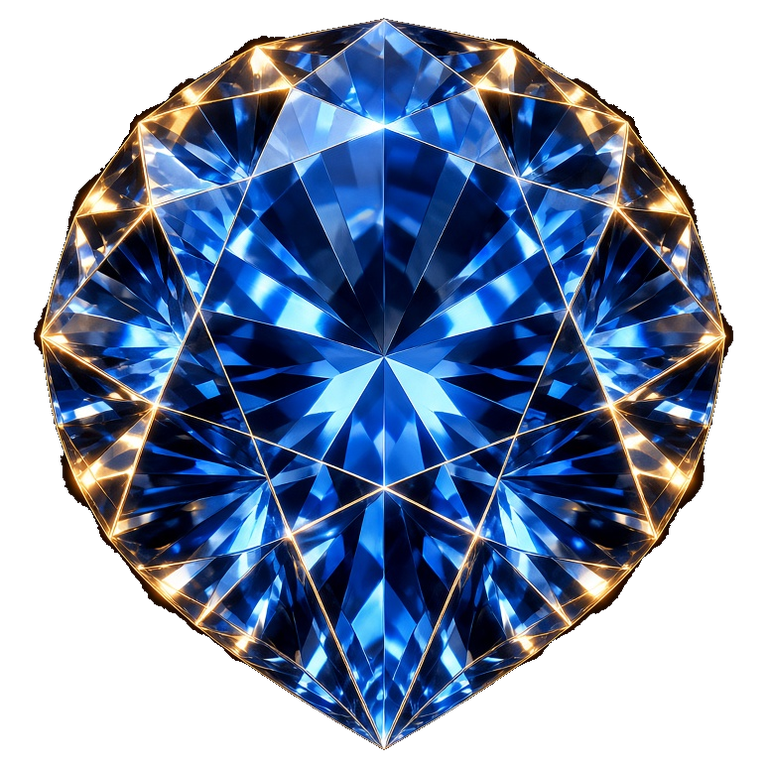
#> input picture assets/zeus/symbols/blue_diamond.png, 768 x 768 px
$ python process-zeus-art.py
#> lines starting #> are read from the running program, lines starting #| are printed output that depends on the picture
#> in process_cutout, raw is the input picture: PIL image 768x768 RGBA; mean R, G, B, A 34.9, 50.9, 77.8, 157.5
"""Knock out black grounds and composite Zeus inside the circular spin button."""

from __future__ import annotations

import math
from collections import deque
from pathlib import Path

from PIL import Image, ImageFilter

ROOT = Path(r"c:\Users\ilkse\muta\assets\zeus")


def luma(p: tuple[int, int, int]) -> float:
    r, g, b = p
    return 0.2126 * r + 0.7152 * g + 0.0722 * b


def chroma(p: tuple[int, int, int]) -> int:
    return max(p) - min(p)


def flood_knockout(
    im: Image.Image,
    luma_cut: float = 24,
    chroma_cut: int = 18,
) -> Image.Image:
#> called with luma_cut = 22, chroma_cut = 16
    rgb = im.convert("RGB")
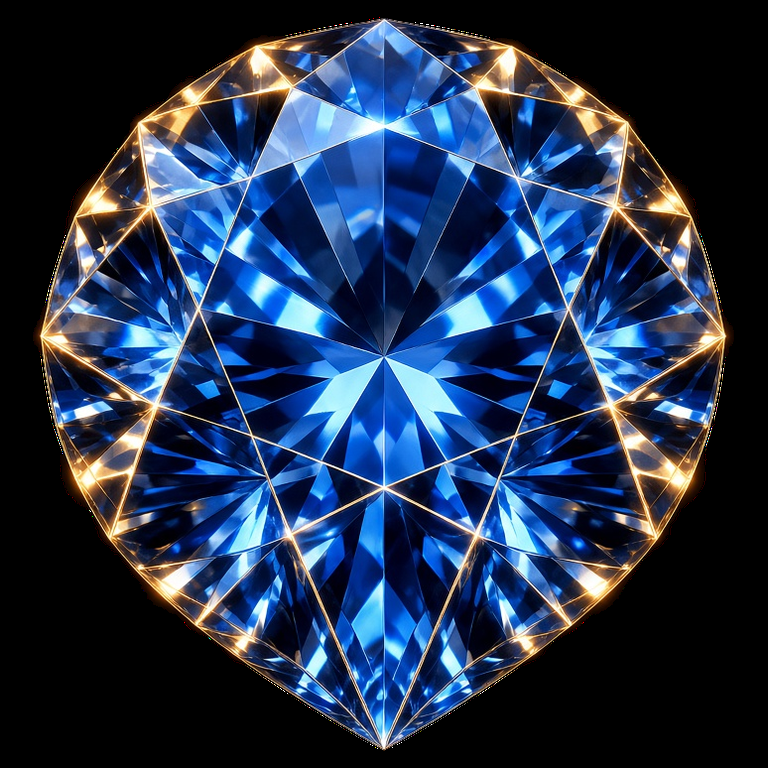
#> rgb: PIL image 768x768 RGB; mean R, G, B 34.9, 50.9, 77.8
    w, h = rgb.size
#> w = 768; h = 768
    pix = rgb.load()
    bg = [[False] * w for _ in range(h)]
    q: deque[tuple[int, int]] = deque()

    def is_bg(x: int, y: int) -> bool:
        p = pix[x, y]
        return luma(p) < luma_cut and chroma(p) < chroma_cut

    for x in range(w):
        for y in (0, h - 1):
            if is_bg(x, y):
                bg[y][x] = True
                q.append((x, y))
    for y in range(h):
        for x in (0, w - 1):
            if not bg[y][x] and is_bg(x, y):
                bg[y][x] = True
                q.append((x, y))

    while q:
        x, y = q.popleft()
        for nx, ny in ((x - 1, y), (x + 1, y), (x, y - 1), (x, y + 1)):
            if 0 <= nx < w and 0 <= ny < h and not bg[ny][nx] and is_bg(nx, ny):
                bg[ny][nx] = True
                q.append((nx, ny))

    out = Image.new("RGBA", (w, h))
#> out: PIL image 768x768 RGBA; every value is 0
    op = out.load()
    for y in range(h):
        row = bg[y]
        for x in range(w):
            r, g, b = pix[x, y]
            if row[x]:
                op[x, y] = (r, g, b, 0)
                continue
            lv = luma((r, g, b))
            ch = chroma((r, g, b))
            near = False
            for nx, ny in ((x - 1, y), (x + 1, y), (x, y - 1), (x, y + 1)):
                if 0 <= nx < w and 0 <= ny < h and bg[ny][nx]:
                    near = True
                    break
            if near and lv < 48 and ch < 28:
                a = int(max(0, min(255, (lv - 8) * 8)))
                op[x, y] = (r, g, b, a)
            else:
                op[x, y] = (r, g, b, 255)
    return out


def alpha_bbox(im: Image.Image, pad_ratio: float = 0.02) -> Image.Image:
#> called with pad_ratio = 0.018
    a = im.getchannel("A")
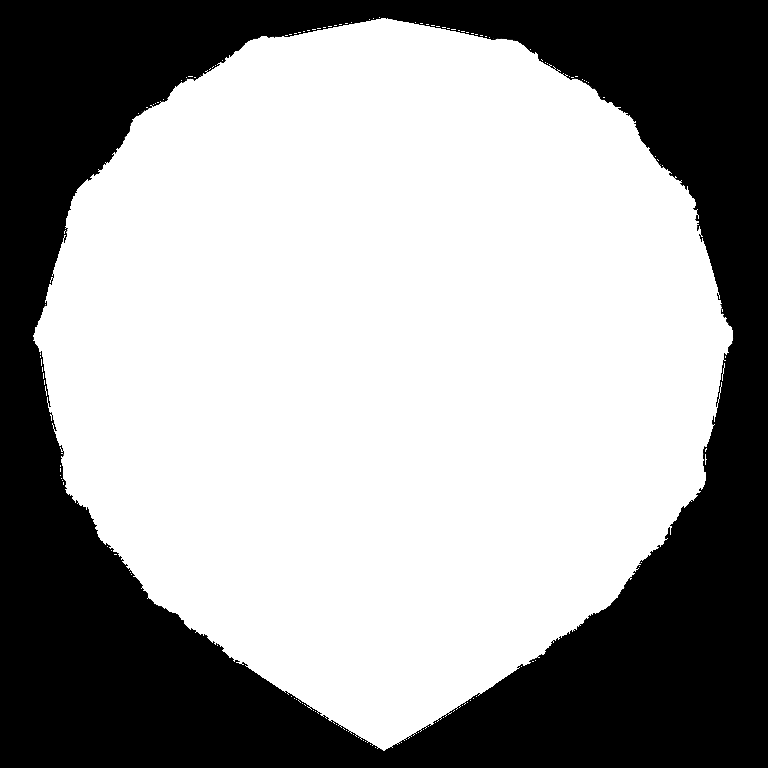
#> a: PIL image 768x768 L; min 0, max 255, mean 158.2
    bbox = a.getbbox()
    if not bbox:
        return im
    l, t, r, b = bbox
    w, h = im.size
    pad = int(max(w, h) * pad_ratio)
    l = max(0, l - pad)
    t = max(0, t - pad)
    r = min(w, r + pad)
    b = min(h, b + pad)
    return im.crop((l, t, r, b))
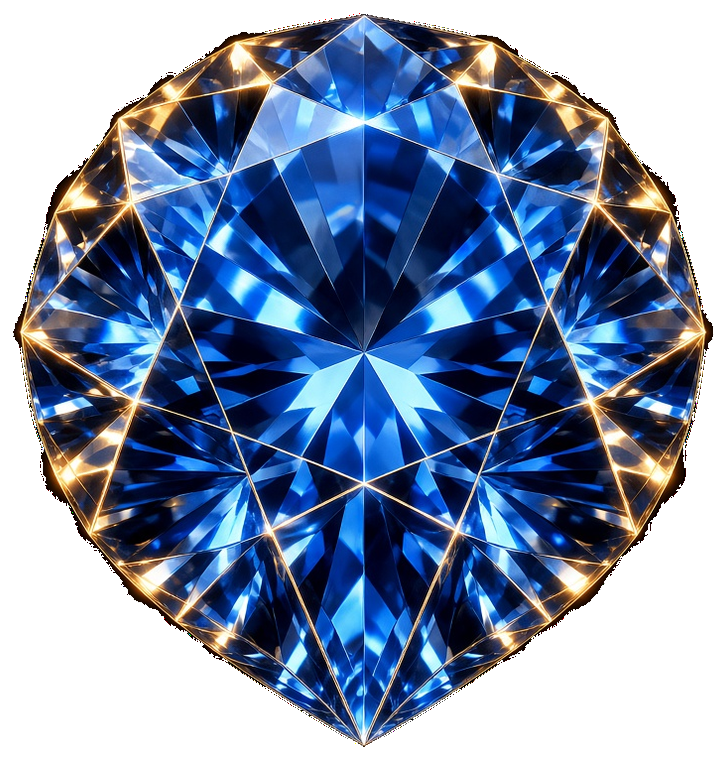
#> returned value: PIL image 727x760 RGBA; mean R, G, B, A 37.3, 54.3, 83.1, 168.9; transparent parts drawn white


def square_pad(im: Image.Image, fill: tuple[int, int, int, int] = (0, 0, 0, 0)) -> Image.Image:
#> called with fill = (0, 0, 0, 0)
    w, h = im.size
    s = max(w, h)
    canvas = Image.new("RGBA", (s, s), fill)
#> canvas: PIL image 760x760 RGBA; every value is 0
    canvas.paste(im, ((s - w) // 2, (s - h) // 2), im)
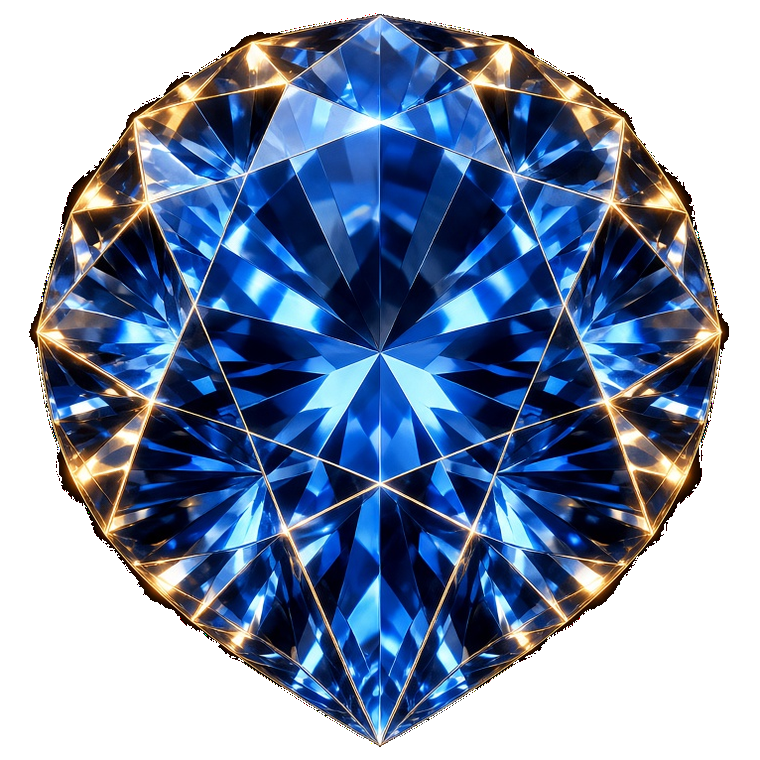
#> canvas: PIL image 760x760 RGBA; mean R, G, B, A 35.6, 51.9, 79.5, 161.5; transparent parts drawn white
    return canvas


def process_cutout(path: Path, luma_cut: float = 24, chroma_cut: int = 18, size: int = 1024) -> None:
    raw = Image.open(path)
    cut = flood_knockout(raw, luma_cut=luma_cut, chroma_cut=chroma_cut)
    cut = alpha_bbox(cut, 0.018)
    cut = square_pad(cut)
    cut = cut.resize((size, size), Image.Resampling.LANCZOS)
    cut.save(path, "PNG", optimize=True)
    a = cut.getchannel("A")
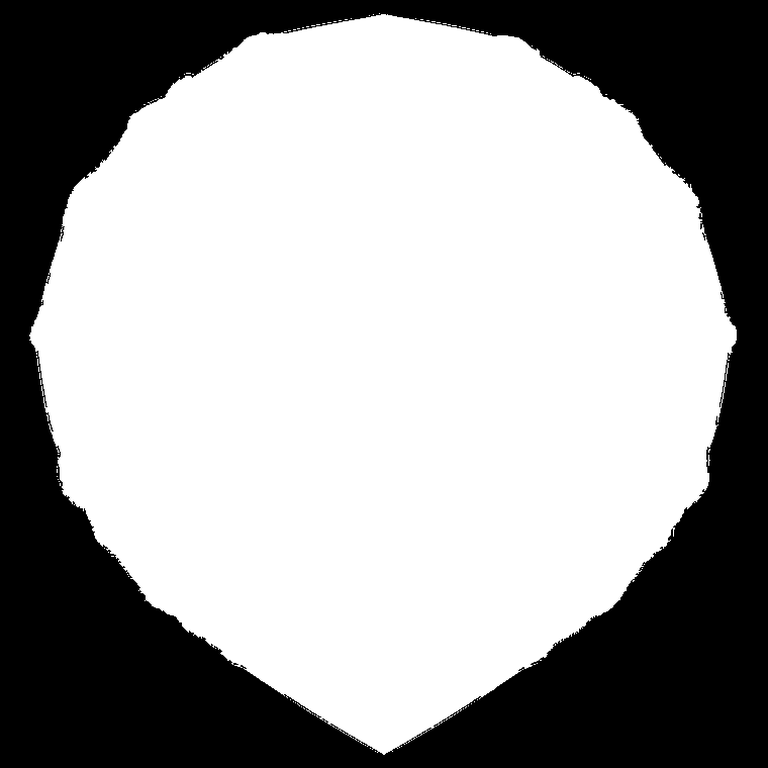
#> a: PIL image 768x768 L; min 0, max 255, mean 161.6
    print(f"  cutout {path.name:28} alpha={a.getextrema()} size={cut.size}")
#|   cutout blue_diamond.png             alpha=(0, 255) size=(768, 768)


# [102 lines left out: functions circular_mask, cover_into, composite_spin, not called in this run]


def main() -> None:
    print("Processing Zeus cutouts…")
    for p in sorted((ROOT / "symbols").glob("*.png")):
        process_cutout(p, luma_cut=22, chroma_cut=16, size=768)
#> pass 2 of the loop in main, `for p in sorted((ROOT / "symbols").glob("*.png")):`:
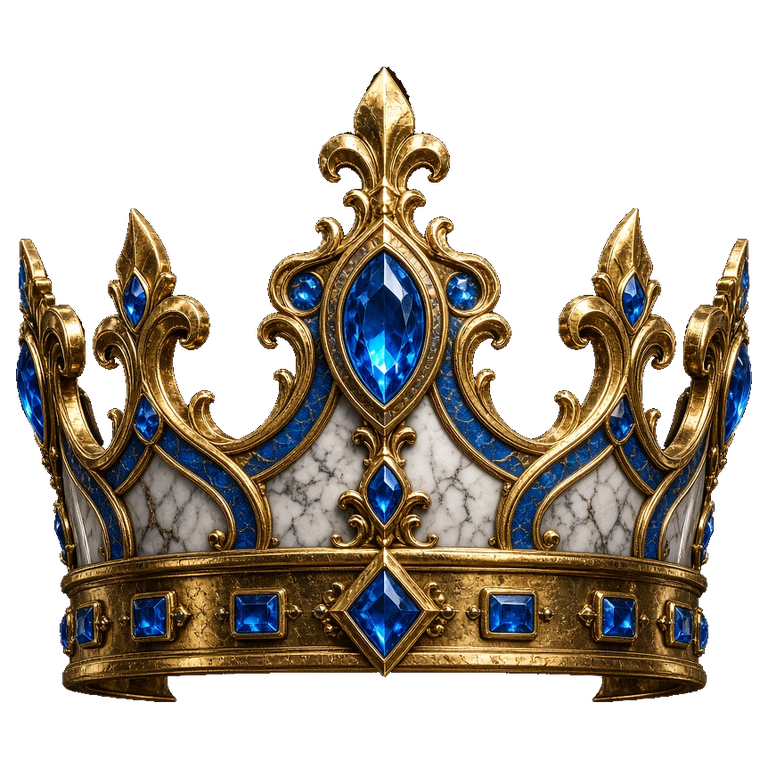
#> input picture assets/zeus/symbols/gold_crown.png, 768 x 768 px
#> in process_cutout, raw is the input picture: PIL image 768x768 RGBA; mean R, G, B, A 48.1, 40.7, 31, 115.7
#> in alpha_bbox (call 2), `return im.crop((l, t, r, b))`:
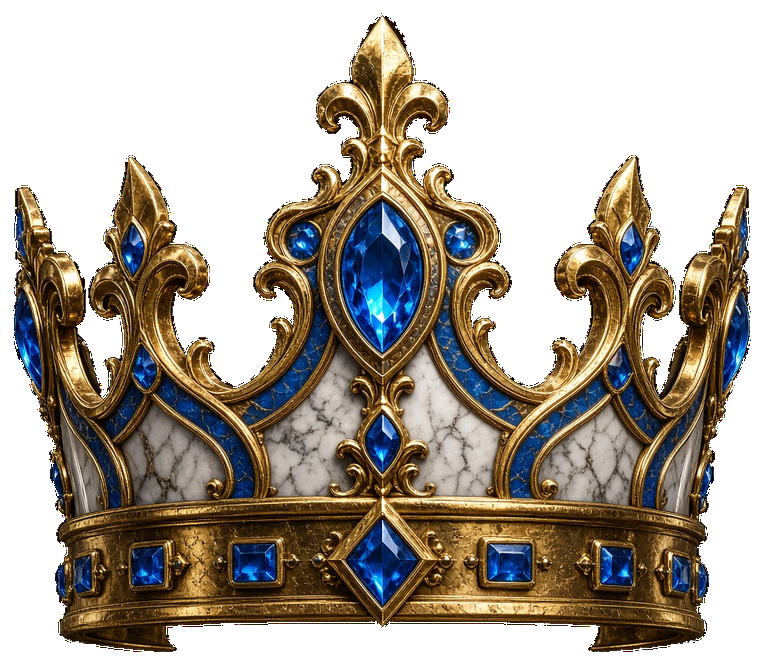
#> returned value: PIL image 764x665 RGBA; mean R, G, B, A 55.9, 47.3, 35.9, 137.7; transparent parts drawn white
#> in process_cutout (call 2), `a = cut.getchannel("A")`:
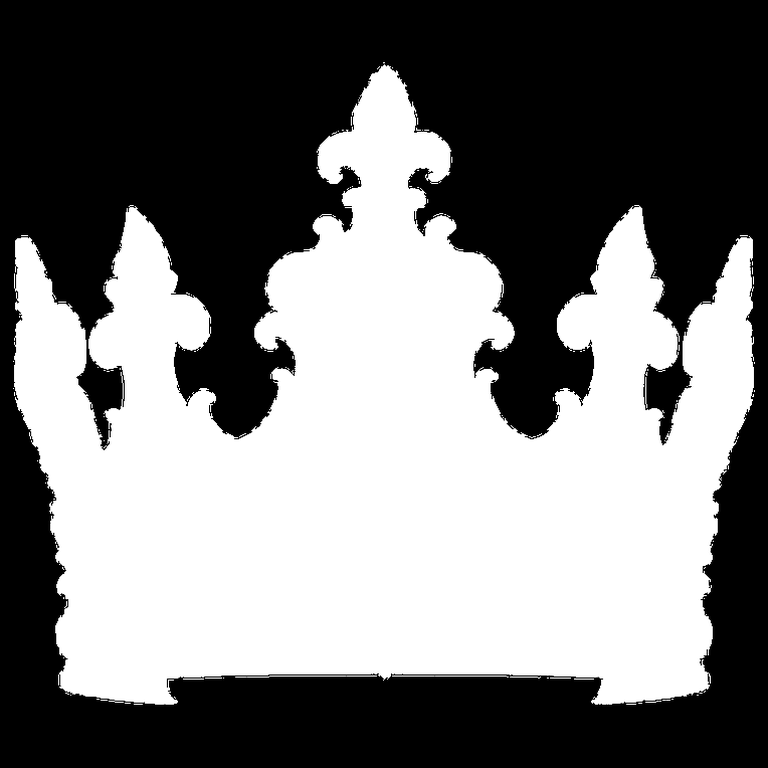
#> a: PIL image 768x768 L; min 0, max 255, mean 119.9
#|   cutout gold_crown.png               alpha=(0, 255) size=(768, 768)
#> pass 3 of the loop in main, `for p in sorted((ROOT / "symbols").glob("*.png")):`:
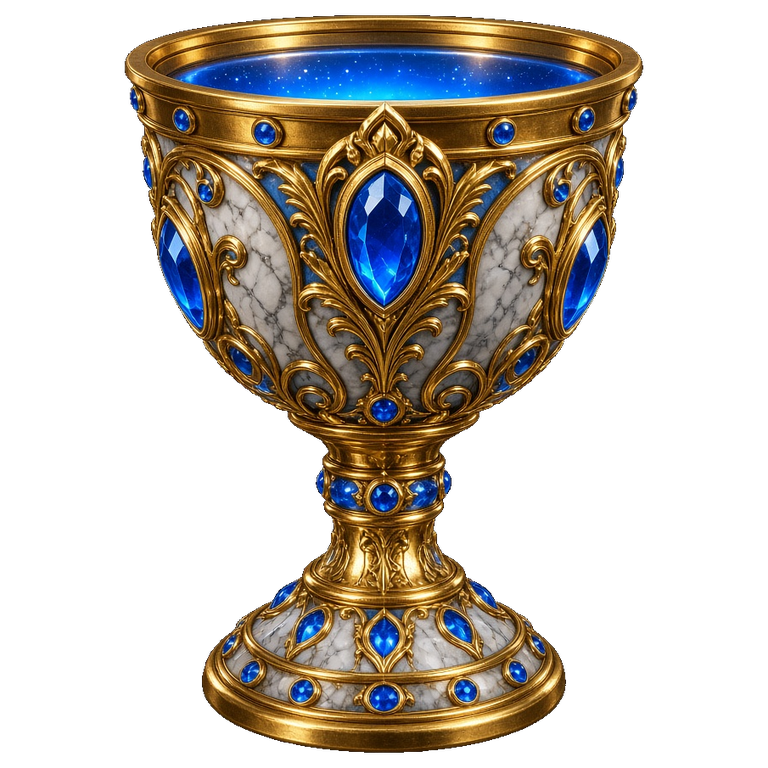
#> input picture assets/zeus/symbols/gold_goblet.png, 768 x 768 px
#> in process_cutout, raw is the input picture: PIL image 768x768 RGBA; mean R, G, B, A 47.6, 40.4, 31.7, 104.6
#> in flood_knockout (call 3), `rgb = im.convert("RGB")`:
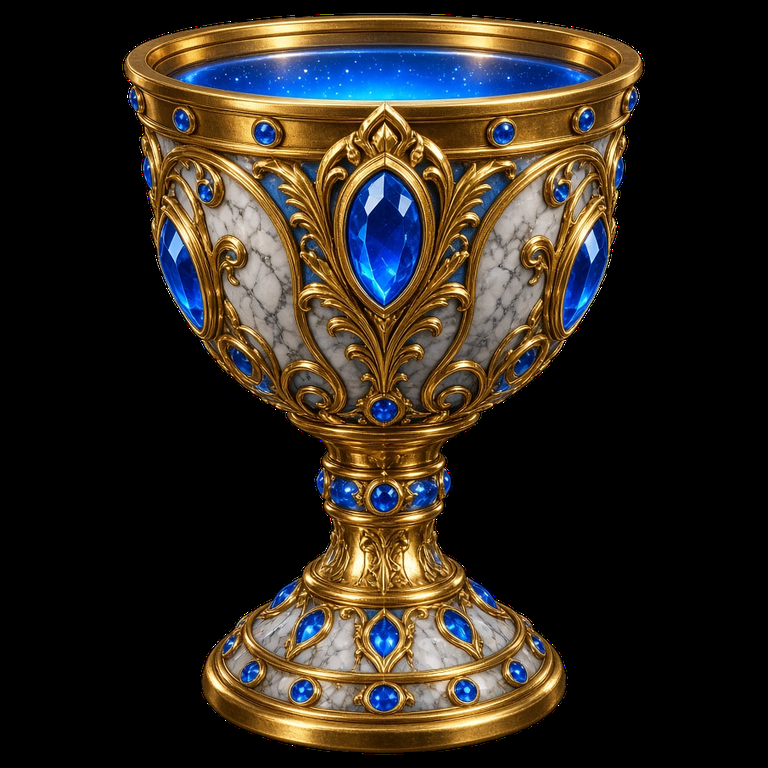
#> rgb: PIL image 768x768 RGB; mean R, G, B 47.6, 40.4, 31.7
#> in alpha_bbox (call 3), `a = im.getchannel("A")`:
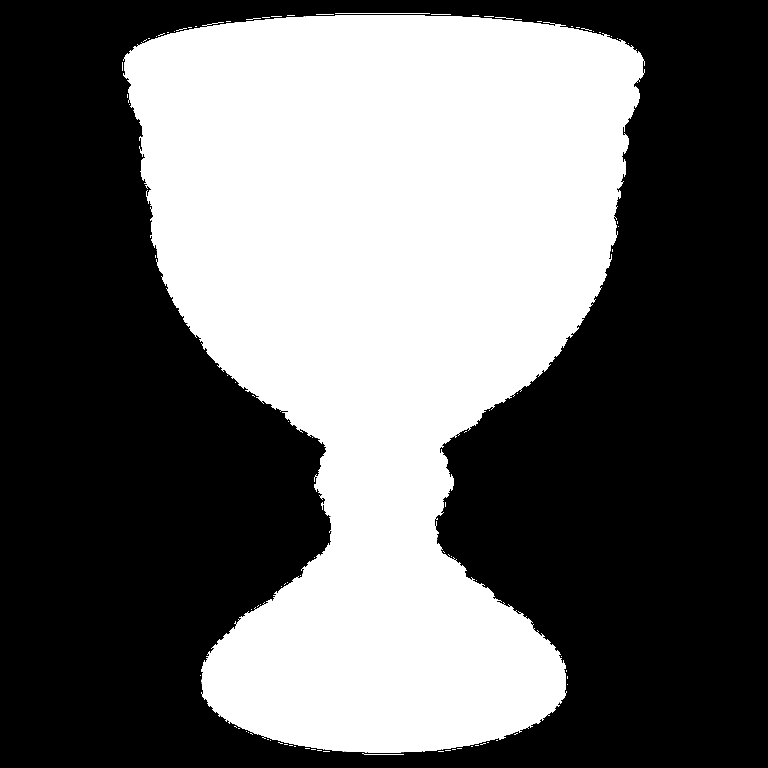
#> a: PIL image 768x768 L; min 0, max 255, mean 105.9
    process_cutout(ROOT / "effects" / "coin.png", luma_cut=20, chroma_cut=14, size=768)
    process_cutout(ROOT / "character" / "zeus_idle.png", luma_cut=18, chroma_cut=15, size=1024)
    print("Compositing Zeus into spin button…")
    composite_spin()
    print("done")


if __name__ == "__main__":
#> (the run stopped early here; a loop or call above may not have finished)
